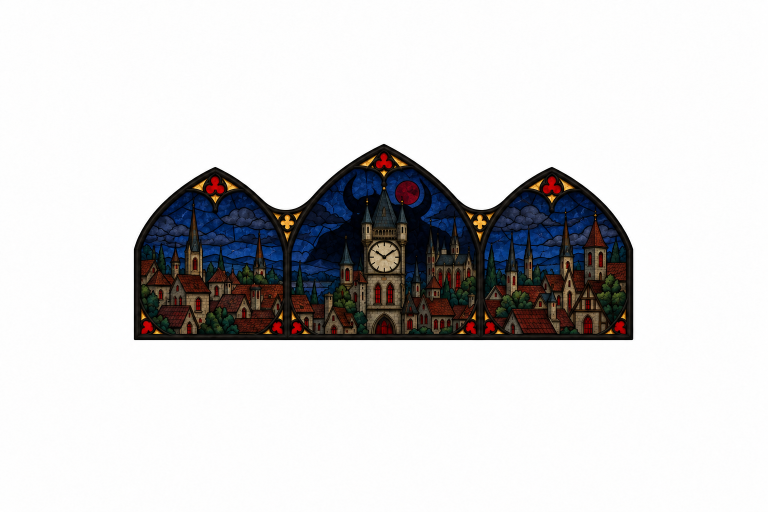
#> input picture art/src/header_back.png, 1536 x 1024 px, found by its file name (shown at 1/2 size); its folder holds 8 pictures in this run; the run also reads 1 picture not shown here
$ python app_build.py
#> lines starting #> are read from the running program, lines starting #| are printed output that depends on the picture
"""Собирает приложение в app/dist:

  grimoire.html — страница для сайта и тестовой сборки: код и стили внутри, графика, иконки ролей и звуки таймера — файлами рядом;
  art/          — эти файлы: <имя>-<хэш содержимого>.<расширение> (поменялась картинка — новое имя; service worker и браузер
                  берут неизменённые из кэша, обновление качает только новые);
  rec/          — записи на утро и музыка Аль-Адихии (так же, с хэшем в имени);
  preview.html  — то же, что grimoire.html, полной страницей — для проверки на локальном сервере (grimoire → app/dist);
  desktop.html  — всё внутри одной страницы (как до v101), для программы на компьютере: она открывается по file://, а Chromium
                  для file:// не берёт CSS-маски (и fetch) из соседних файлов — пропали бы руны, гравюра, огонь котла.
"""
from pathlib import Path

ROOT = Path(__file__).resolve().parent.parent
SRC = ROOT / "app" / "src"
DIST = ROOT / "app" / "dist"
DIST.mkdir(exist_ok=True)

FONTS = ('<link rel="preconnect" href="https://fonts.googleapis.com">'
         '<link rel="preconnect" href="https://fonts.gstatic.com" crossorigin>'
         '<link rel="stylesheet" href="https://fonts.googleapis.com/css2?'
         'family=Alegreya+Sans:ital,wght@0,400;0,500;0,700;0,800;1,400&family=Alegreya:wght@700;800&family=Kurale'
         '&family=Old+Standard+TT:ital,wght@0,400;0,700;1,400&family=Rubik+Wet+Paint'
         '&family=Bona+Nova:ital,wght@0,400;0,700;1,400&family=PT+Serif:wght@400;700&display=swap">')
# Old Standard TT — «Лунная гравюра», Rubik Wet Paint — «Хэллоуин», Bona Nova и PT Serif — «Скрипторий» (у обоих настоящий жирный и кириллица)

import base64
import io
import json
from PIL import Image

CUT = ROOT / "art" / "cut"
ART_SRC = ROOT / "art" / "src"
# графика приложения: (файл, ширина в px) — размеры под экран телефона с запасом на ретину
ART = {
    "night": (CUT / "header_back.png", 900), "day": (CUT / "header_front.png", 900),
    "win_good": (CUT / "win_good.png", 1000), "win_evil": (CUT / "win_evil.png", 1000),
    "dusk": (CUT / "dusk.png", 160), "dawn": (CUT / "dawn.png", 160),
    "minioninfo": (CUT / "minioninfo.png", 160), "demoninfo": (CUT / "demoninfo.png", 160),
    "nominate": (CUT / "ui_nominate.png", 160), "vote": (CUT / "ui_vote.png", 160),
    "execute": (CUT / "ui_execute.png", 160), "dead": (CUT / "ui_dead.png", 160),
    "icon": (ART_SRC / "app_icon.png", 128), "twoface": (CUT / "night_center.png", 160),
    "traveller": (CUT / "sec_traveller.png", 160), "fabled": (CUT / "sec_fabled.png", 160),
    # стена жребия и яд (prep_art.beauty)
    "wall_bg": (CUT / "wall_bg.jpg", 720), "wall_edge": (CUT / "wall_edge.png", 1200),
    "tablet": (CUT / "tablet.png", 300), "tablet_cracked": (CUT / "tablet_cracked.png", 300),
    "wall_glow": (CUT / "wall_glow.png", 360), "fx_open": (CUT / "fx_open.png", 640), "fx_circle": (CUT / "fx_circle.png", 640),
    "poison_drop": (CUT / "poison_drop.png", 72), "poison_drips": (CUT / "poison_drips.png", 900), "poison_frame": (CUT / "poison_frame.png", 600),
    "drunk_mug": (CUT / "drunk_mug.png", 72), "drunk_foam": (CUT / "drunk_foam.png", 900), "drunk_frame": (CUT / "drunk_frame.png", 600),
}
ART.update({f"rune{i}": (CUT / f"rune{i}.png", 128) for i in range(24)})
# рисованные цифры 0–9 для показа чисел игрокам (prep_art.digits)
ART.update({f"digit{i}": (CUT / f"digit{i}.png", 150) for i in range(10)})
# свои цифры оформлений «Витраж во тьме» (d_digits) и «Хэллоуин» (h_digits) — по желанию (заметка пользователя 2026-10-27)
ART.update({f"{p}{i}": (CUT / f"{p}{i}.png", 150) for p in ("d_digit", "h_digit") for i in range(10)})
# значки Гримуара: саван и 20 значков-напоминаний (prep_art.marks)
ART["shroud"] = (CUT / "shroud.png", 120)
ART.update({f"mark{i}": (CUT / f"mark{i}.png", 72) for i in range(20)})
# карточки для показа игрокам (надпись накладывает приложение — поле в meta.json → cards.box)
ART.update({n: (CUT / f"{n}.png", 800) for n in ["card_demon", "card_minions", "card_notinplay", "card_youare", "card_selected",
                                                  "card_thisplayer", "card_yourrole", "card_yes", "card_no", "card_good", "card_evil",
         "card_general_good", "card_general_evil", "card_general_neither"]})
# стили оформления (prep_art.skins): «Лунная гравюра» — маски туши (цвет задаёт CSS), «Витраж во тьме» — роза
ART.update({"c_engr": (CUT / "c_engr.png", 800), "c_frontis": (CUT / "c_frontis.png", 560), "c_wreath": (CUT / "c_wreath.png", 160),
            "c_fl_short": (CUT / "c_fl_short.png", 200), "c_fl_mid": (CUT / "c_fl_mid.png", 300), "c_fl_long": (CUT / "c_fl_long.png", 320),
            "d_rose": (CUT / "d_rose.png", 600)})
ART.update({f"c_cor_{k}": (CUT / f"c_cor_{k}.png", 110) for k in ("tl", "tr", "bl", "br")})
ART.update({"c_night": (CUT / "c_night.png", 800), "c_dial": (CUT / "c_dial.png", 720),
            "c_win_good": (CUT / "c_win_good.png", 800), "c_win_evil": (CUT / "c_win_evil.png", 800)})
ART.update({f"c_tab_{k}": (CUT / f"c_tab_{k}.png", 96) for k in ("day", "night", "setup", "table", "log", "roles", "menu")})
ART.update({f"d_tab_{k}": (CUT / f"d_tab_{k}.png", 96) for k in ("day", "night", "setup", "table", "log", "roles", "menu")})
ART.update({f"c_g_{k}": (CUT / f"c_g_{k}.png", 128) for k in ("dusk", "dawn", "minioninfo", "demoninfo", "nominate", "vote", "execute", "dead")})
# стиль «Хэллоуин» (prep_art.halloween, prompts_halloween.md): склеп выдачи ролей, нечисть, значки, шапки, показ игроку
_H = {"h_crypt.jpg": 720, "h_splash.jpg": 720, "h_header_day.jpg": 800, "h_header_night.jpg": 800, "h_win_good.jpg": 800, "h_win_evil.jpg": 800,
      "h_ring.png": 640, "h_frame.png": 600, "h_skull.png": 420, "h_chest_open.png": 300, "h_chest_box.png": 300, "h_chest_lid.png": 300,
      "h_spider.png": 80, "h_batline.png": 360, "h_wreath.png": 160, "h_flame.png": 480, "h_burst.png": 360, "h_fog.png": 800,
      # полоса кадров мыши — без сжатия (раньше 656 px на 12 кадров — по 55 px на кадр, мыши выходили мыльными)
      "h_bat_strip.png": 8000}
# череп, души и мыши летят «в экран» и вырастают в 3–6 раз — им нужен запас по размеру
_H.update({f"h_tab_{k}.png": 96 for k in ("day", "night", "setup", "table", "log", "roles", "menu")})
_H.update({f"h_g_{k}.png": 128 for k in ("dusk", "dawn", "minioninfo", "demoninfo", "nominate", "vote", "execute", "dead")})
_H.update({f"h_em_{k}.png": 220 for k in ("demon", "minions", "notinplay", "youare", "selected", "thisplayer", "yourrole",
                                          "yes", "no", "good", "evil", "general_good", "general_evil", "general_neither", "moon")})
_H.update({f"h_web_{k}.png": 120 for k in ("tl", "tr", "bl", "br")})
_H.update({f"h_ghost{i}.png": 480 for i in (1, 2, 3, 4)})  # призрак в конце броска вырастает в 3,3 раза — нужен запас
_H.update({f"h_wisp{i}.png": 96 for i in range(1, 7)})
_H.update({f"h_soul{i}.png": 420 for i in range(1, 7)})
_H.update({f"h_skull{i}.png": 420 for i in (2, 3, 4)})  # череп поворачивается к зрителю (этап 5)
_H["h_skull_fire.png"] = 720
_H.update({f"h_smoke{i}.png": 200 for i in range(1, 5)})
_H.update({f"h_cflame{i}.png": 60 for i in range(1, 5)})
_H.update({f"h_candle{i}.png": 160 for i in range(1, 5)})
_H.update({f"h_pumpkin{i}.png": 160 for i in range(1, 5)})
# этап 6: пауки и паутина на весь экран, шарик и клоун во весь экран, девочка с табличкой, паразит, прыгающий в лицо
_H.update({"h_spider_strip.png": 8000, "h_web_full.png": 720, "h_balloon.png": 200, "h_clown.png": 720,
           "h_girl1.png": 420, "h_girl2.png": 560, "h_hugger1.png": 300, "h_hugger2.png": 640})
_H.update({f"h_acid{i}.png": 400 for i in range(1, 7)})  # этап 7: кляксы кислотной крови паразита
ART.update({f.rsplit(".", 1)[0]: (CUT / f, w) for f, w in _H.items()})
# «Витраж во тьме»: выдача ролей витражом (prep_art.vitrage, prompts_vitrage.md); без картинок окна рисует CSS
ART.update({"d_nave": (CUT / "d_nave.jpg", 720), "d_reveal": (CUT / "d_reveal.jpg", 600), "d_arch": (CUT / "d_arch.png", 400),
            "d_arch_broken": (CUT / "d_arch_broken.png", 400)})
ART.update({f"d_pane{i}": (CUT / f"d_pane{i}.png", 300) for i in range(20)})
# этап 2: нарисованные трещины, ночной витраж и ореол за ролью, цветные лучи, вспышка удара
ART.update({"d_reveal_dark": (CUT / "d_reveal_dark.jpg", 600), "d_reveal_glow": (CUT / "d_reveal_glow.jpg", 160), "d_beams": (CUT / "d_beams.png", 600),
            "d_impact": (CUT / "d_impact.png", 400), "d_crack1": (CUT / "d_crack1.png", 700), "d_crack2": (CUT / "d_crack2.png", 700)})
# «Ведьмин котёл»: выдача ролей варкой зелья (prep_art.cauldron, prompts_cauldron.md); без картинок вида «Котёл» нет
ART.update({"k_hut": (CUT / "k_hut.jpg", 1536), "k_cauldron": (CUT / "k_cauldron.png", 640), "k_cauldron_front": (CUT / "k_cauldron_front.png", 640),
            "k_logs": (CUT / "k_logs.png", 560), "k_steam": (CUT / "k_steam.png", 520), "k_jar": (CUT / "k_jar.png", 560)})
ART.update({f"k_shelf{i}": (CUT / f"k_shelf{i}.png", 1100) for i in (1, 2, 3)})
ART.update({f"k_ing{i}": (CUT / f"k_ing{i}.png", 210) for i in range(20)})
ART.update({f"k_bit{i}": (CUT / f"k_bit{i}.png", 180) for i in range(20)})  # те же без банок — в банку игрока и в котёл (этап 3)
ART.update({f"k_hand{i}": (CUT / f"k_hand{i}.png", 300) for i in (1, 2, 3)})
ART.update({f"k_flame{i}": (CUT / f"k_flame{i}.png", 160) for i in (1, 2, 3, 4)})
ART.update({f"k_splash{i}": (CUT / f"k_splash{i}.png", 260) for i in range(1, 7)})
ART.update({f"k_witch{i}": (CUT / f"k_witch{i}.png", 400) for i in (1, 2, 3, 4)})
ART.update({f"k_herb{i}": (CUT / f"k_herb{i}.png", 160) for i in range(1, 6)})
ART.update({f"k_cat{i}": (CUT / f"k_cat{i}.png", 300) for i in (1, 2)})
ART.update({k: (CUT / f"{k}.png", 360) for k in ("al_live", "al_die")})  # Аль-Адихия: жить — свеча, умереть — череп
ART.update({f"c_em_{k}": (CUT / f"c_em_{k}.png", 220) for k in ("demon", "minions", "notinplay", "youare", "selected", "thisplayer", "yourrole",
                                                               "yes", "no", "good", "evil", "general_good", "general_evil", "general_neither", "moon")})
# «Скрипторий» (prep_art.scriptorium, prompts_scriptorium.md; картинки пользователя 2026-11-04): оформление и выдача ролей «Печати».
# Ширина — экран телефона/iPad ×2; у полос кадров — число кадров × ширина кадра. В сборку — только то, что берёт приложение
# (свеча, предметы стола, буквицы 2–3, лоза-бордюр, ленты для фраз — пока не используются)
_S = {"s_header_day.jpg": 800, "s_header_night.jpg": 800, "s_splash.jpg": 720, "s_win_good.jpg": 800, "s_win_evil.jpg": 800, "s_paper.jpg": 384,
      "s_orn_long.png": 360, "s_orn_short.png": 200, "s_orn_corner.png": 120, "s_orn_flower.png": 48, "s_orn_rhomb.png": 40, "s_init1.png": 200,
      "s_seal_glow.png": 200, "s_wreath.png": 160, "s_ring.png": 640, "s_ring_night.png": 640, "s_frame.png": 560, "s_frame_wide.png": 760,
      "s_desk_top.jpg": 760, "s_desk_mid.jpg": 760, "s_desk_bot.jpg": 760, "s_desk_wide.jpg": 1400, "s_rays.png": 420, "s_sweep.png": 700,
      "s_flame_strip.png": 8 * 64, "s_crack_strip.png": 6 * 120, "s_puff_strip.png": 6 * 150, "s_ribbon_strip.png": 6 * 220,
      "s_sheet.png": 700, "s_roller_top.png": 900, "s_roller_bot.png": 900, "s_inkg_strip.png": 8 * 260, "s_inkr_strip.png": 8 * 260,
      "s_drip_strip.png": 6 * 150, "s_quill_strip.png": 6 * 130, "s_m_snail_strip.png": 6 * 140, "s_m_rabbit_strip.png": 6 * 170, "s_m_cat_strip.png": 4 * 210}
_S.update({f"s_tab_{k}.png": 96 for k in ("day", "night", "setup", "table", "log", "roles", "menu")})
_S.update({f"s_g_{k}.png": 128 for k in ("dusk", "dawn", "minioninfo", "demoninfo", "nominate", "vote", "execute", "dead")})
_S.update({f"s_em_{k}.png": 220 for k in ("demon", "minions", "notinplay", "youare", "selected", "thisplayer", "yes", "no", "good", "evil",
                                          "general_good", "general_evil", "general_neither", "mad")})
_S.update({f"s_digit{i}.png": 150 for i in range(10)})
_S.update({f"s_scroll{i}.png": 320 for i in (1, 2, 3)})
_S.update({f"s_scroll_used{i}.png": 320 for i in (1, 2, 3)})
_S.update({f"s_seal{i}.png": 120 for i in range(24)})
_S.update({f"s_shard{i}.png": 100 for i in range(1, 9)})
_S.update({f"s_crumb{i}.png": 44 for i in range(1, 9)})
_S.update({f"s_dust{i}.png": 40 for i in range(1, 9)})
_S.update({f"s_spark{i}.png": 64 for i in range(1, 9)})
_S.update({f"s_border_{k}.png": 600 for k in ("town", "out", "minion", "demon")})
_S.update({f"s_medal_{k}.png": 300 for k in ("town", "out", "minion", "demon")})
_S.update({f"s_m_{k}_strip.png": 8 * 210 for k in ("angel", "fool", "monk", "demon")})
ART.update({f.rsplit(".", 1)[0]: (CUT / f, w) for f, w in _S.items()})


def webp_bytes(path, width, alpha_quality=100, quality=82):
#> called with width = 900, alpha_quality = 100, quality = 82
    im = Image.open(path)
#> im is the input picture: PIL image 1536x1024 RGB; mean R, G, B 211.3, 210.4, 211.2
    im = im.convert("RGBA") if im.mode in ("RGBA", "LA", "P") else im.convert("RGB")
    if im.width > width:
        im = im.resize((width, round(im.height * width / im.width)), Image.LANCZOS)
#> im: PIL image 900x600 RGB
    buf = io.BytesIO()
    im.save(buf, "WEBP", quality=quality, method=6, alpha_quality=alpha_quality)
    return buf.getvalue()


import hashlib
import re
import shutil


def fresh_dir(d):
    """пустая папка; её бывает ненадолго держит OneDrive или сервер просмотра — повторяем"""
    for _ in range(10):
        shutil.rmtree(d, ignore_errors=True)
        if not d.exists() or not any(d.iterdir()):
            break
        __import__("time").sleep(0.5)
    d.mkdir(parents=True, exist_ok=True)


# файлы оформления (v101): app/dist/art/<имя>-<хэш>.<расширение>. Хэш — от содержимого: неизменённый файл сохраняет имя
# (кэш браузера и service worker), изменённый получает новое. Сюда же потом — модели GLB и текстуры 3D (put(имя, байты, "glb"))
ART_OUT = DIST / "art"
fresh_dir(ART_OUT)


def put(name, data, ext):
    fn = f"{name}-{hashlib.sha1(data).hexdigest()[:8]}.{ext}"
    (ART_OUT / fn).write_bytes(data)
    return "art/" + fn


MIME = {"webp": "image/webp", "mp3": "audio/mpeg"}
data_uri = lambda data, ext: f"data:{MIME[ext]};base64," + base64.b64encode(data).decode()


# маски гравюры (белое + прозрачность): прозрачность можно сжать с потерями — вдвое легче, на глаз не видно
LOSSY_ALPHA = {"c_engr", "c_frontis", "c_wreath", "c_night", "c_dial", "c_win_good", "c_win_evil"}
LOSSY_ALPHA |= {"h_flame", "h_burst", "h_fog", "h_batline", "h_skull_fire"}
lossy = lambda k: k in LOSSY_ALPHA or k.startswith(("c_em_", "h_em_", "h_ghost", "h_smoke", "h_wisp", "h_soul", "h_cflame", "h_web_", "h_clown", "h_girl", "h_hugger", "h_acid", "d_crack", "d_beams", "d_impact", "k_", "s_"))
# пестрая мозаика витража жмётся плохо: окна (20 штук) и приглушённый витраж за ролью — качеством пониже, на глаз не видно
# «Скрипторий»: фон стола и полосы кадров — пониже, мелкие значки и цифры — как обычно
quality = lambda k: (72 if k.startswith("d_pane") else 65 if k in ("d_reveal", "d_reveal_dark") else 70 if k == "k_hut" else 76 if k.startswith("k_")
                     else 68 if k.startswith(("s_desk", "s_splash", "s_win", "s_header", "s_paper")) else 74 if k.startswith("s_") and not k.startswith(("s_tab_", "s_digit", "s_g_")) else 82)
art_bin = {k: webp_bytes(p, w, 70 if lossy(k) else 100, quality(k)) for k, (p, w) in ART.items() if p.exists()}
#> call 2 of webp_bytes, with width = 900, alpha_quality = 100, quality = 82
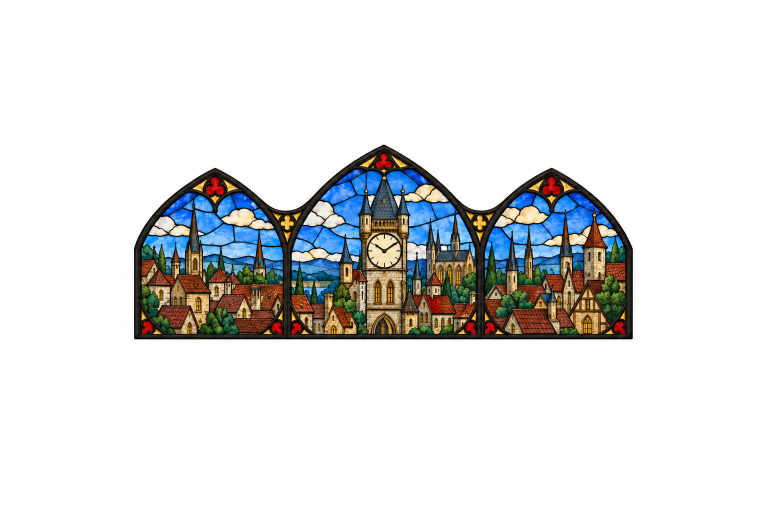
#> input picture art/src/header_front.png, 1536 x 1024 px, found by its file name (shown at 1/2 size)
#> in webp_bytes, im is the input picture: PIL image 1536x1024 RGB; mean R, G, B 222.4, 223.3, 223.4
#> in webp_bytes (call 2), `im = im.resize((width, round(im.height * width / im.width)), Image.LAN..`:
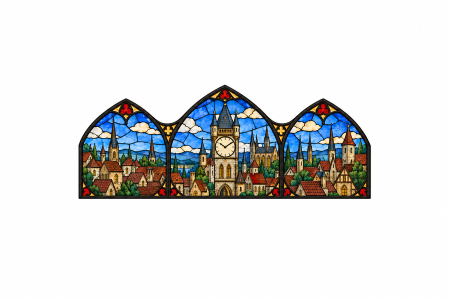
#> im: PIL image 900x600 RGB (shown at 1/2 size); mean R, G, B 222.4, 223.3, 223.4
#> call 3 of webp_bytes, with width = 1000, alpha_quality = 100, quality = 82
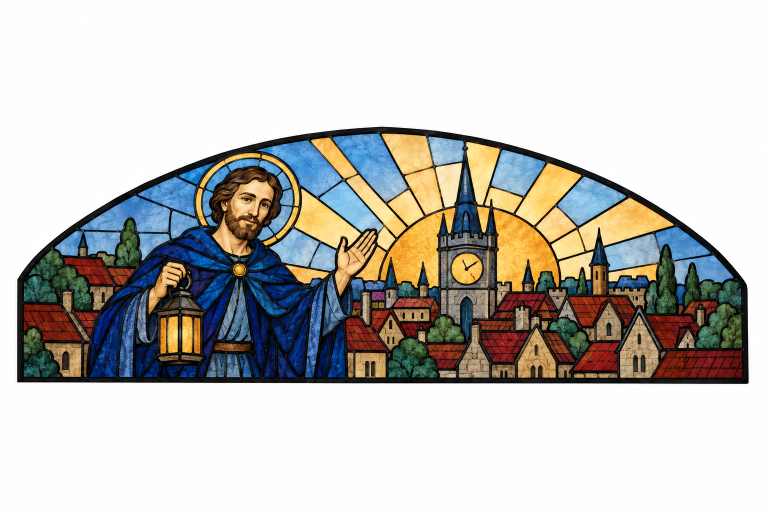
#> input picture art/src/win_good.png, 1536 x 1024 px, found by its file name (shown at 1/2 size)
#> in webp_bytes, im is the input picture: PIL image 1536x1024 RGB; mean R, G, B 195, 193.1, 189
#> in webp_bytes (call 3), `im = im.resize((width, round(im.height * width / im.width)), Image.LAN..`:
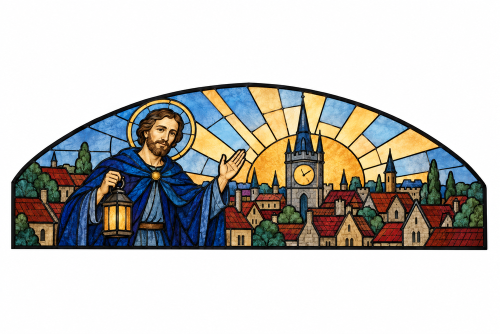
#> im: PIL image 1000x667 RGB (shown at 1/2 size); mean R, G, B 195, 193.1, 189
#> call 4 of webp_bytes, with width = 1000, alpha_quality = 100, quality = 82
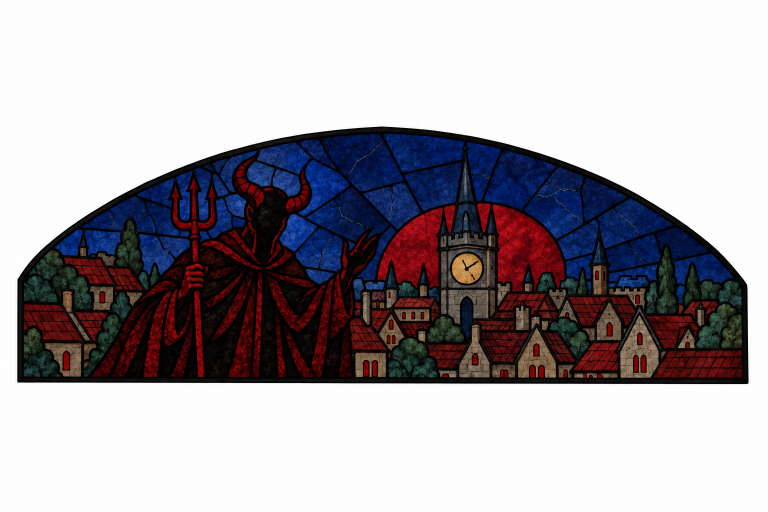
#> input picture art/src/win_evil.png, 1536 x 1024 px, found by its file name (shown at 1/2 size)
#> in webp_bytes, im is the input picture: PIL image 1536x1024 RGB; mean R, G, B 169.4, 164.2, 169.5
#> in webp_bytes (call 4), `im = im.resize((width, round(im.height * width / im.width)), Image.LAN..`:
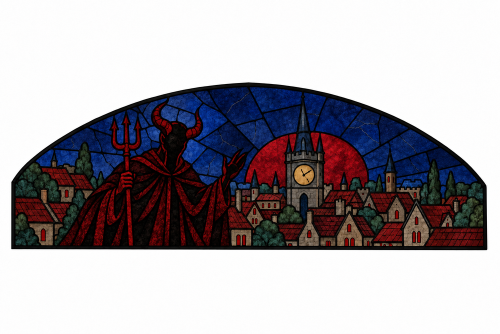
#> im: PIL image 1000x667 RGB (shown at 1/2 size); mean R, G, B 169.4, 164.2, 169.5
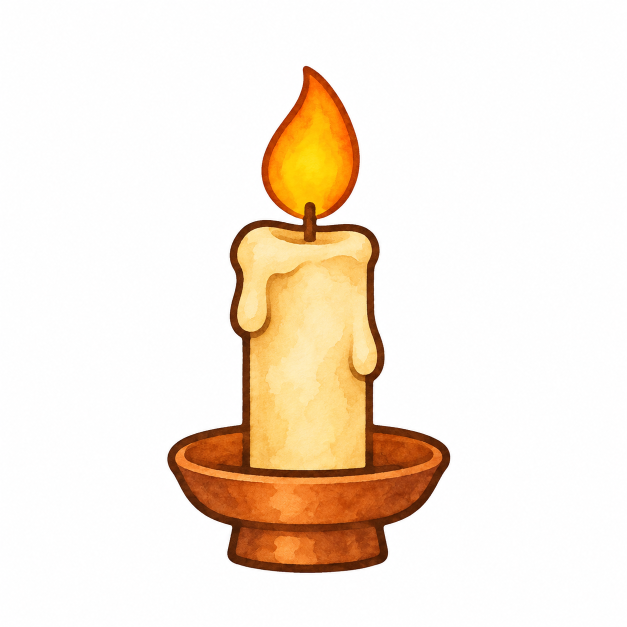
#> input picture art/src/al_live.png, 1254 x 1254 px, found by its file name (shown at 1/2 size)
#> in webp_bytes, im is the input picture: PIL image 1254x1254 RGB; mean R, G, B 246.2, 234, 220.4
#> (the rest of the program and of its run is left out)
